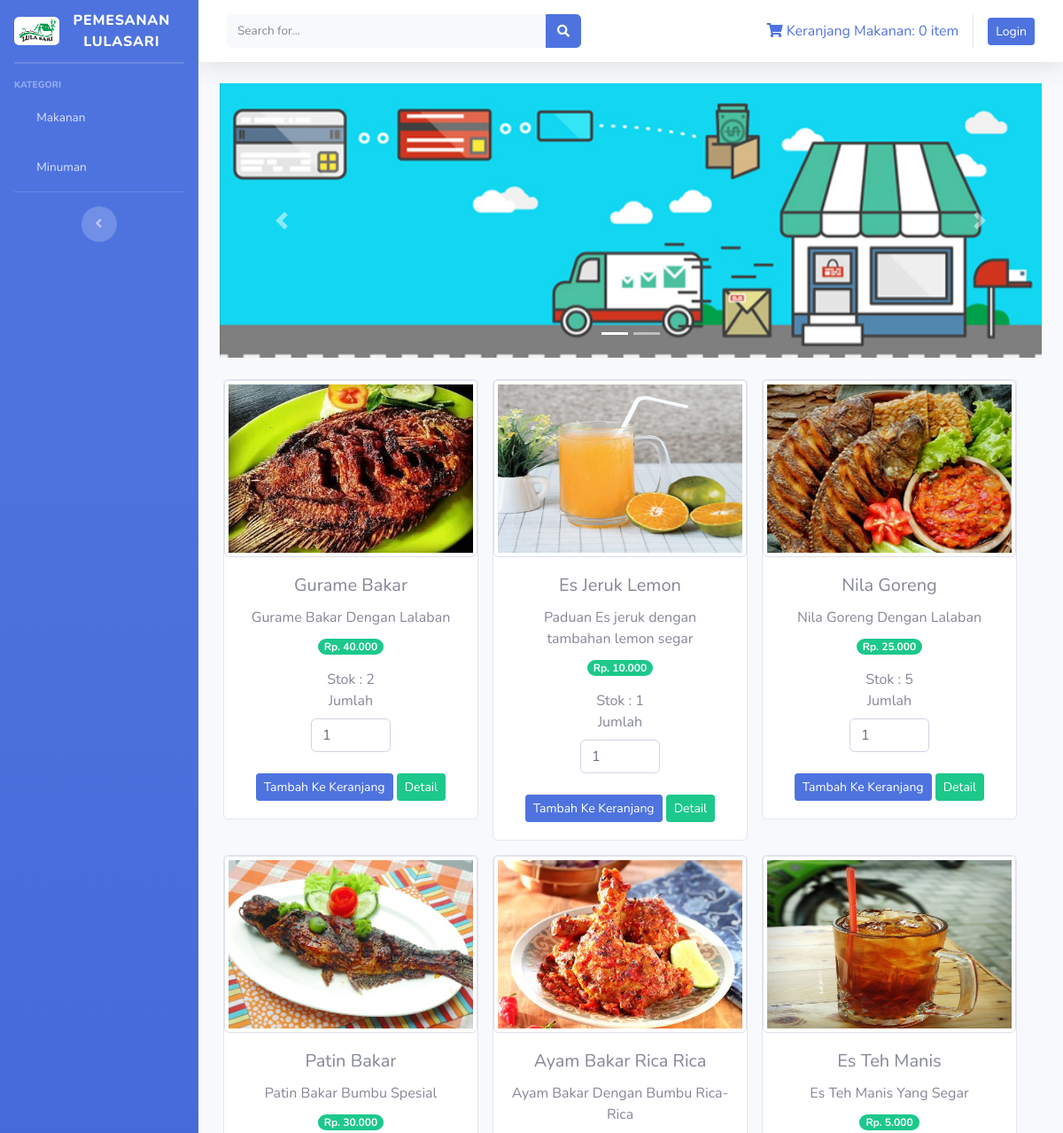
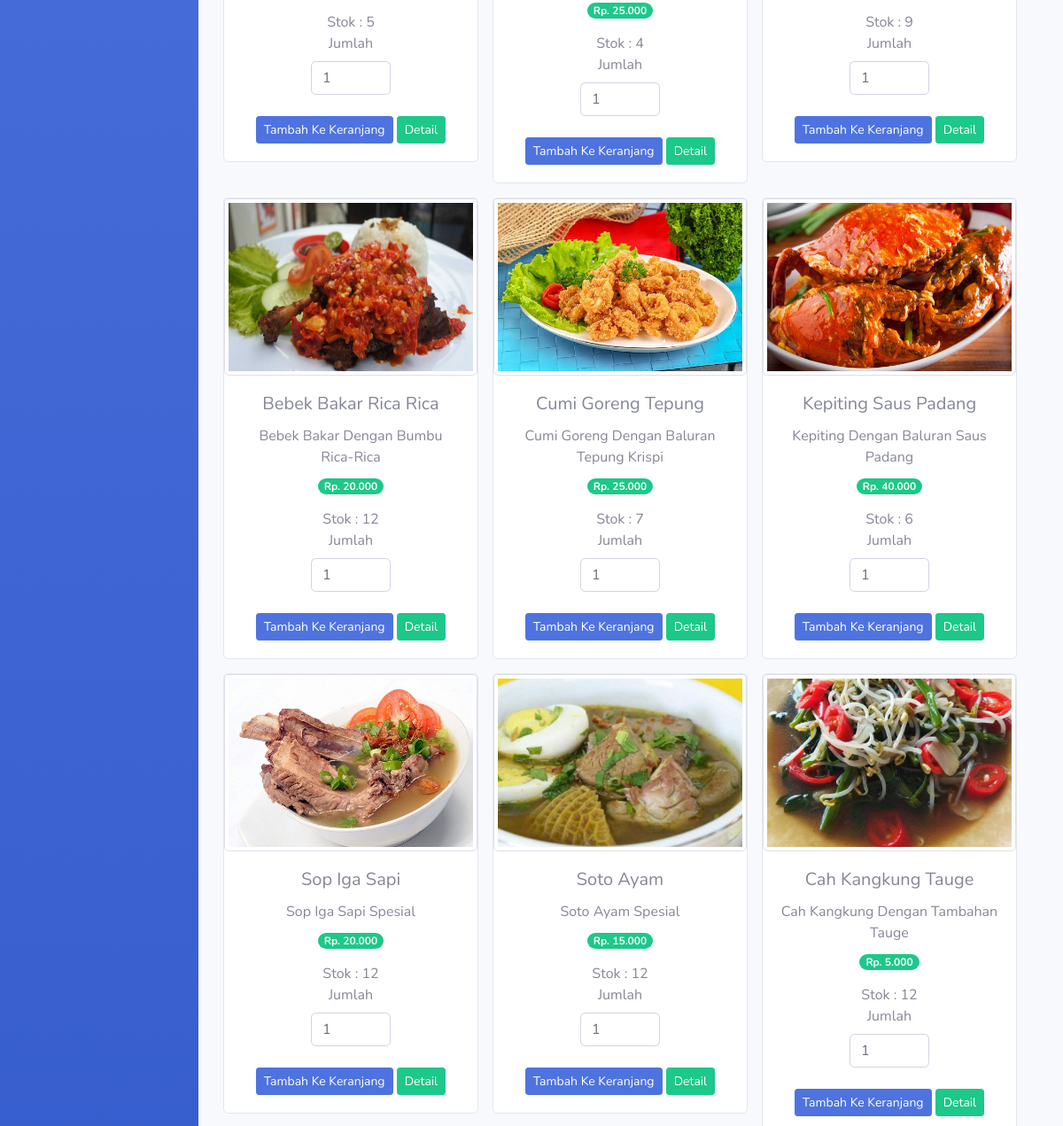
Before: / (upper part) with the older database file (2 pictures, top to bottom).
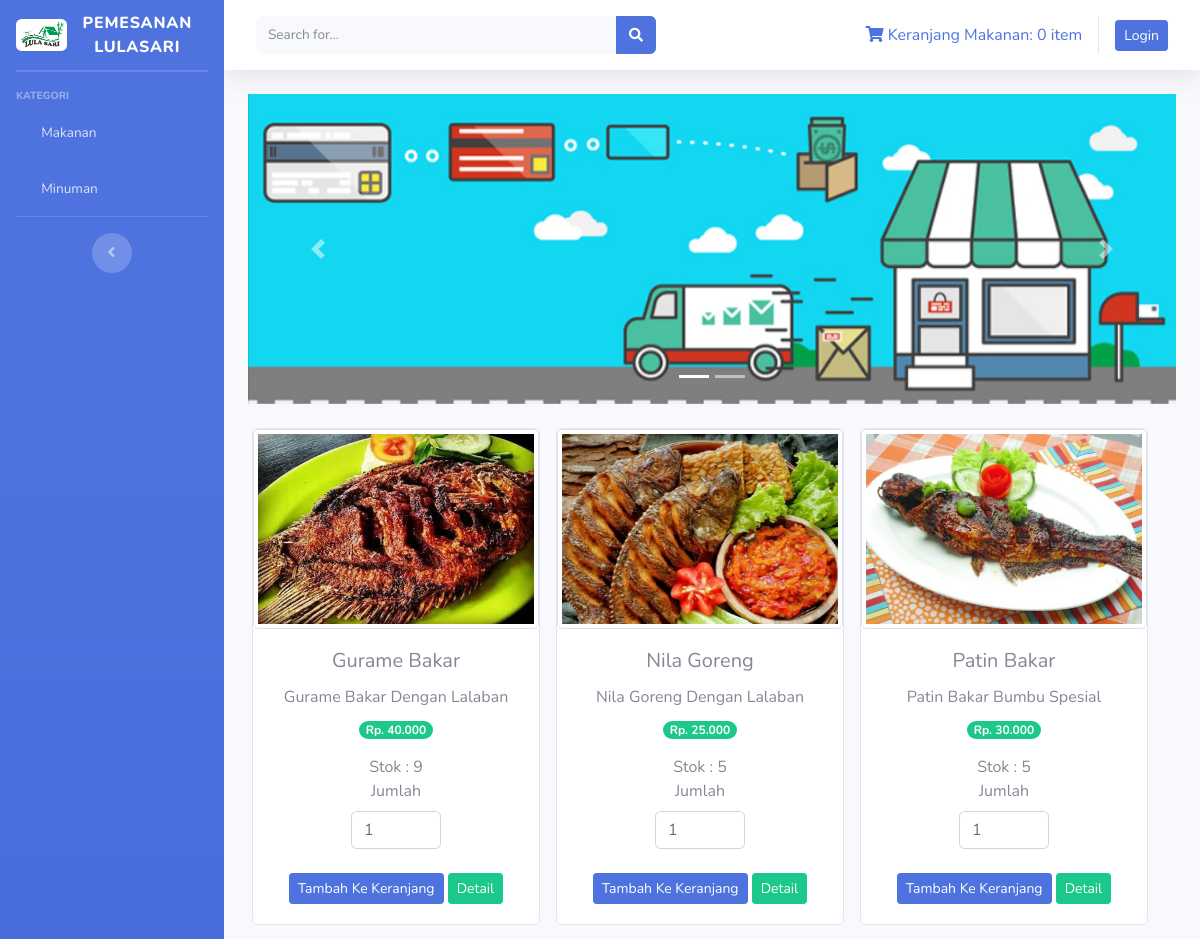
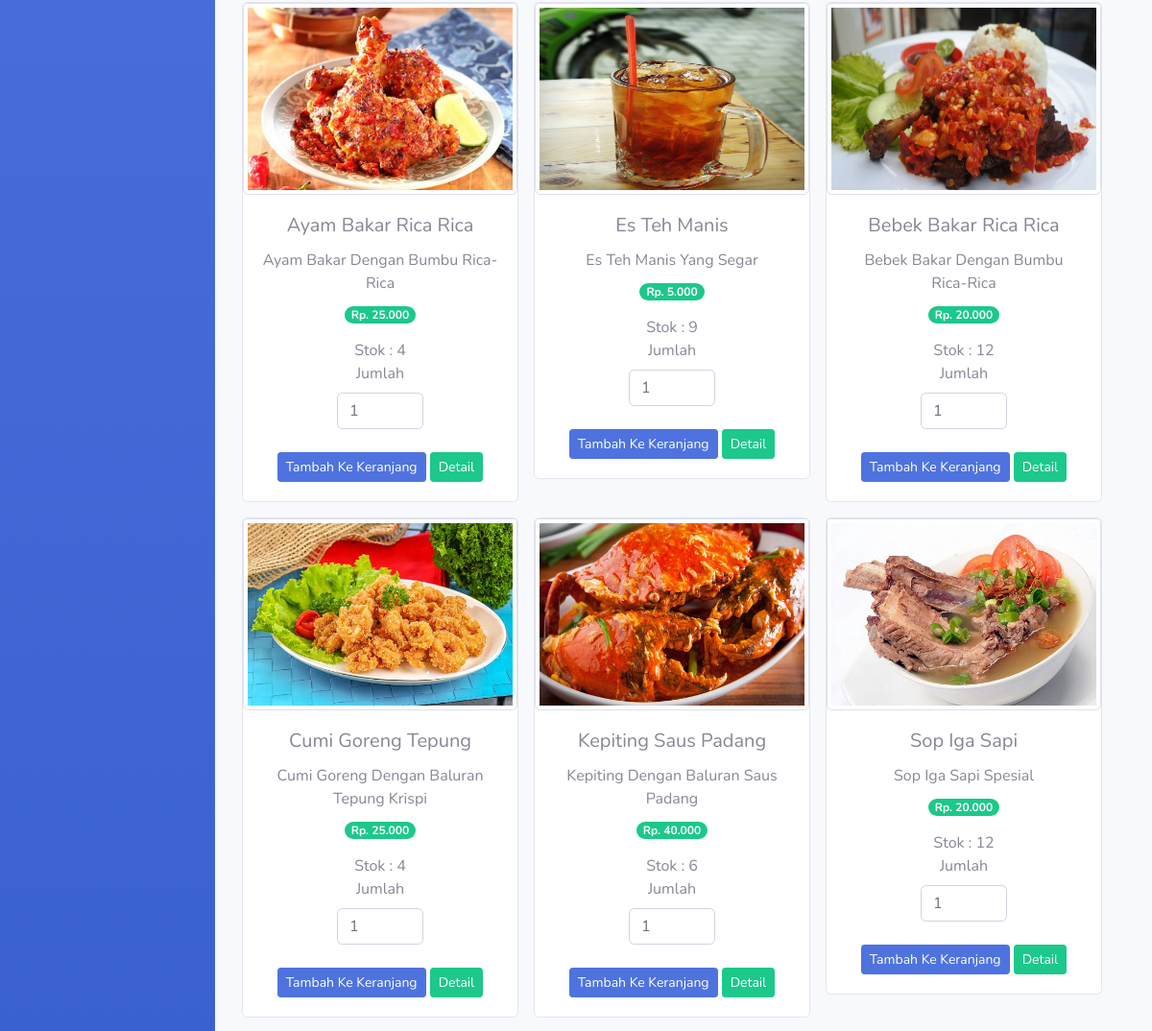
After: the same page with the newer database file (2 pictures, top to bottom).
### tables this page shows
CREATE TABLE `tb_makmin` (
  `id_makmin` int(11) NOT NULL,
  `nama_makmin` varchar(120) NOT NULL,
  `keterangan` varchar(225) NOT NULL,
  `kategori` varchar(60) NOT NULL,
  `harga` int(11) NOT NULL,
  `stok` int(3) NOT NULL,
  `gambar` text NOT NULL
);

### application/controllers/Welcome.php (called while the page is built, shortened)
<?php
class Welcome extends CI_Controller {
	public function index(){
		$where = array('stok !=' => 0);
		$data['makmin']=$this->model_makmin->tampil_data_home($where)->result();
		$this->load->view('templates/header');
		$this->load->view('templates/sidebar');
		$this->load->view('dashboard', $data);
		$this->load->view('templates/footer');
	}
}

### index.php (called while the page is built, shortened)
<?php
require_once BASEPATH.'core/CodeIgniter.php';

### application/models/model_makmin.php (called while the page is built, shortened)
<?php
class Model_makmin extends CI_Model{
    public function tampil_data_home($where)
    {
        $this->db->where($where);
        return $this->db->get('tb_makmin');
    }
}

### application/views/dashboard.php (the view, shortened to what this page needs)
<div class="container-fluid">
<div id="carouselExampleIndicators" class="carousel slide" data-ride="carousel">
  <ol class="carousel-indicators">
    <li data-target="#carouselExampleIndicators" data-slide-to="0" class="active"></li>
    <li data-target="#carouselExampleIndicators" data-slide-to="1"></li>
  </ol>
  <div class="carousel-inner">
    <div class="carousel-item active">
      <img src="<?php echo base_url('assets/img/slider1.jpg') ?>" class="d-block w-100" alt="...">
    </div>
  </div>
  <a class="carousel-control-prev" href="#carouselExampleIndicators" role="button" data-slide="prev">
    <span class="carousel-control-prev-icon" aria-hidden="true"></span>
  </a>
  <a class="carousel-control-next" href="#carouselExampleIndicators" role="button" data-slide="next">
    <span class="carousel-control-next-icon" aria-hidden="true"></span>
  </a>
</div>
    <div class="row text-center mt-4">
    <?php  foreach ($makmin as $makmin) : ?>
    <form action="<?php echo base_url('dashboard/tambah_ke_keranjang') ?>" method="post">
        <div class="card ml-3 mb-3" style="width: 18rem;">
            <a href="<?php echo base_url().'/uploads/'.$makmin->gambar ?>"><img src="<?php echo base_url().'/uploads/'.$makmin->gambar ?>" class="card-img-top img-fluid img-thumbnail" style="height: 200px" alt="..."></a>
            <div class="card-body">
                <h5 class="card-title"><?php echo $makmin->nama_makmin ?></h5>
                <p class="card-text mb-2"><?php echo $makmin->keterangan ?></p>
                <span class="badge badge-pill badge-success mb-3">Rp. <?php echo number_format($makmin->harga, 0,',','.') ?></span><br>
                <span>Stok : <?php echo $makmin->stok ?></span><br>
                <label>Jumlah</label>
                <div class="row">
                <div class="col-md-4"></div>
                <input type="number" name="jumlah" value="1" class="form-control col-md-4"><br>
                <div class="col-md-4"></div>
                </div>
                <br>
                <button type="submit" class="btn btn-primary btn-sm">Tambah Ke Keranjang</button>
                <?php echo anchor('welcome/detail/'.$makmin->id_makmin, '<div class="btn btn-success btn-sm">Detail</div>') ?>
            </div>
        </div>
        </form>
    <?php endforeach; ?>
    </div>
</div>

Changed rows visible on the page:
no longer on this page (row edited): tb_makmin: gambar (picture), nama_makmin "Es Jeruk Lemon", keterangan "Paduan Es jeruk dengan tambahan lemon segar", harga "10.000", stok "1", id_makmin "Detail"
no longer on this page (row unchanged): tb_makmin: gambar (picture), nama_makmin "Soto Ayam", keterangan "Soto Ayam Spesial", harga "15.000", stok "12", id_makmin "Detail"
no longer on this page (row unchanged): tb_makmin: gambar (picture), nama_makmin "Cah Kangkung Tauge", keterangan "Cah Kangkung Dengan Tambahan Tauge", harga "5.000", stok "12", id_makmin "Detail"
changed tb_makmin "Gurame Bakar": stok "2" → "9"
changed tb_makmin "Cumi Goreng Tepung": stok "7" → "4"
